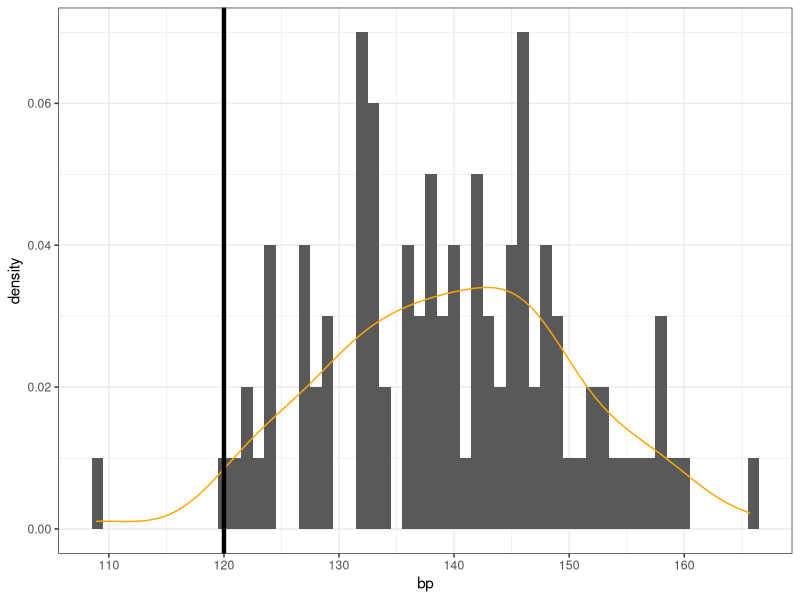

This figure's R source:
## ---- chunk 1
library(tidyverse)
## ---- chunk 2
# creating a sample data set, patients will have a mean RR of 160 mmHg and a SD of 10 mmHg
sample_data <- data.frame(id = 1:100,
                          bp = rnorm(n = 100, mean = 140, sd = 10))

# the blood pressure of the sample_data group is statistially higher than 120 mmHg
# To see such a big difference is highly unlikley by chance would have a p-value < 2.2e-16
t.test(x = sample_data$bp, mu = 120)

sample_data %>% 
    ggplot(aes(x = bp, after_stat(density))) +
    geom_histogram(binwidth = 1) +
    theme_bw() +
    geom_density(color = "orange") + 
    geom_vline(xintercept = 120, linewidth = 1.5)
